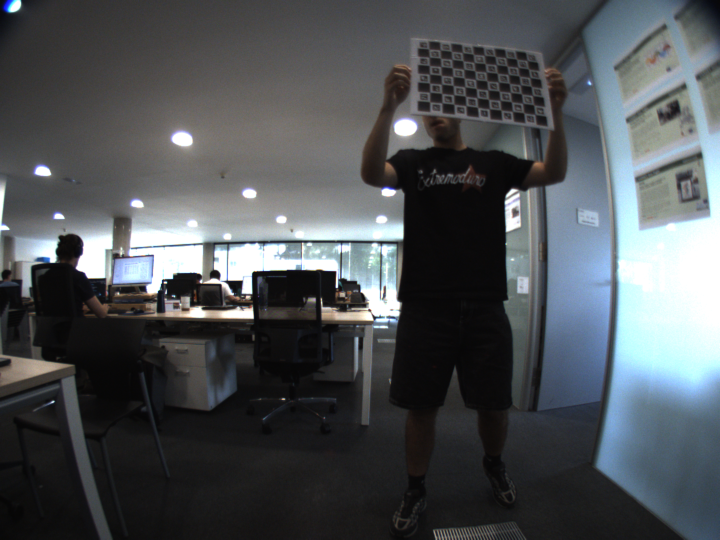
#> input picture data/images/136.png, 1440 x 1080 px, given as the content of the folder data/intrinsics, which was not available (shown at 1/2 size)
$ python chessboard_intrinsics.py
#> lines starting #> are read from the running program, lines starting #| are printed output that depends on the picture; after the words box and inside, x2 and y2 are one past the last pixel; in counts of white or black regions, pixels touching at a corner belong together; pictures that were not available may be replaced by others from this repository, and a replacement may not be noted
#!/usr/bin/env python3
"""
chessboard_intrinsics.py  –  Calibración de cámara con tablero de ajedrez
clásico (sin ArUco) usando **solo 5 coeficientes de distorsión**
[k1, k2, p1, p2, k3].

Ejemplo con tu tablero (8 × 11 cuadros de 35 mm):

```bash
python3 chessboard_intrinsics.py \
  --img-dir data/intrinsics \
  --squares-x 8 --squares-y 11 \
  --square-length 35.0 \
  --out calib_chess.yaml
```

El script muestra cada captura para aceptar/descartar.  Se requieren al
menos 3 válidas.  Tras calibrar se imprime la matriz intrínseca **K** y los
5 coeficientes de distorsión, guardándolos (YAML o NPZ) si se pasa `--out`.
"""
from __future__ import annotations

import argparse
import glob
from pathlib import Path

import cv2
import numpy as np
import matplotlib.pyplot as plt

###############################################################################
# Argumentos CLI                                                               #
###############################################################################

def parse_args() -> argparse.Namespace:
    p = argparse.ArgumentParser("Calibración con tablero de ajedrez (5 coef dist)")
    p.add_argument("--img-dir", default="data/intrinsics",
                   help="Carpeta con imágenes *.jpg / *.png")
    p.add_argument("--squares-x", type=int, default=8, help="Cuadros en X (horizontal)")
    p.add_argument("--squares-y", type=int, default=11, help="Cuadros en Y (vertical)")
    p.add_argument("--square-length", type=float, default=35.0,
                   help="Tamaño del lado de un cuadro, en mm")
    p.add_argument("--out", default="", help="Archivo YAML/NPZ para guardar el resultado")
    return p.parse_args()

###############################################################################
# Visualización                                                                #
###############################################################################

def review_image(img_bgr: np.ndarray, corners: np.ndarray, pattern_size: tuple[int, int], title: str) -> bool:
    vis = img_bgr.copy()
    cv2.drawChessboardCorners(vis, pattern_size, corners, True)
    plt.figure(figsize=(8, 6))
    plt.imshow(cv2.cvtColor(vis, cv2.COLOR_BGR2RGB))
    plt.title(title)
    plt.axis("off")
    plt.tight_layout()
    plt.show()  # bloqueante hasta cerrar ventana
    plt.close()

    resp = input("¿Mantener esta imagen? (Enter/y = sí, n = no) → ").strip().lower()
    return resp in ("", "y", "yes", "s", "si")

###############################################################################
# Main                                                                         #
###############################################################################

def main():
    args = parse_args()

    pattern_size = (args.squares_x - 1, args.squares_y - 1)  # esquinas internas

    # Objeto patrón 3D (z=0)
    objp = np.zeros((pattern_size[0] * pattern_size[1], 3), np.float32)
    objp[:, :2] = np.mgrid[0:pattern_size[0], 0:pattern_size[1]].T.reshape(-1, 2)
    objp *= args.square_length

    objpoints, imgpoints = [], []
    image_size = None

    img_dir = Path(args.img_dir)
    img_paths = sorted(glob.glob(str(img_dir / "*.jpg")) + glob.glob(str(img_dir / "*.png")))
    if not img_paths:
        raise FileNotFoundError(f"No se hallaron imágenes en {img_dir}")

    print(f"[INFO] {len(img_paths)} imagen(es) encontradas en {img_dir}")

    flags_detect = cv2.CALIB_CB_ADAPTIVE_THRESH | cv2.CALIB_CB_NORMALIZE_IMAGE

    for path in img_paths:
        img = cv2.imread(path)
#> img is the input picture: shape (1080, 1440, 3); mean B, G, R 85.4, 82.2, 78.1
        if img is None:
            print(f"[WARNING] No se pudo leer {path}; se omite.")
            continue
        gray = cv2.cvtColor(img, cv2.COLOR_BGR2GRAY)
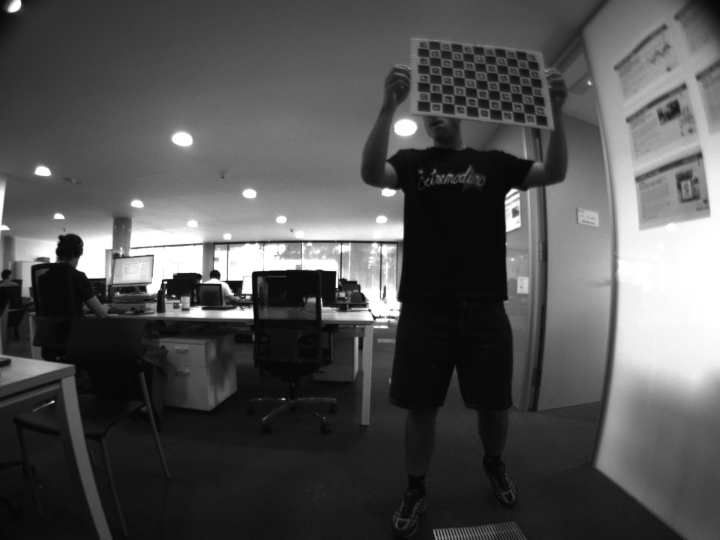
#> gray: shape (1080, 1440) (shown at 1/2 size); min 5, max 255, mean 81.4
        if image_size is None:
            image_size = gray.shape[::-1]
#> image_size = (1440, 1080)

        ret, corners = cv2.findChessboardCorners(gray, pattern_size, flags_detect)
#> ret = True; corners = 70 rows, first 8: [859.4, 204.5], [860, 185.2], [859.5, 167], [859, 149.7], [859.1, 131.9], [858.4, 115.7], [858.1, 99.32], [884.1, 207.3]
        if not ret:
            print(f"[INFO] {Path(path).name}: tablero no encontrado → omite.")
            continue

        # Refinamiento sub‑píxel
        criteria = (cv2.TERM_CRITERIA_EPS + cv2.TERM_CRITERIA_COUNT, 100, 1e-5)
        cv2.cornerSubPix(gray, corners, (11, 11), (-1, -1), criteria)

        if review_image(img, corners, pattern_size, Path(path).name):
#> in review_image, `cv2.drawChessboardCorners(vis, pattern_size, corners, True)`:
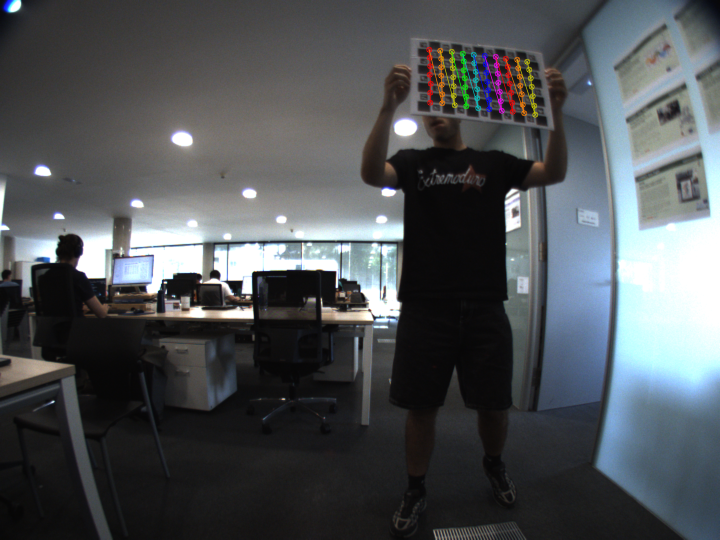
#> vis: shape (1080, 1440, 3) (shown at 1/2 size); 0.73% of pixels changed, all inside (x1, y1, x2, y2) = (852, 93, 1077, 236)
#> the answer given: ../data/images/136.png
            objpoints.append(objp)
            imgpoints.append(corners)
            print(f"  → Aceptada ({len(corners)} esquinas)")
        else:
            print("  → Descartada por el usuario")

    if len(objpoints) < 3:
#> (the run stopped early here; a loop or call above may not have finished)
